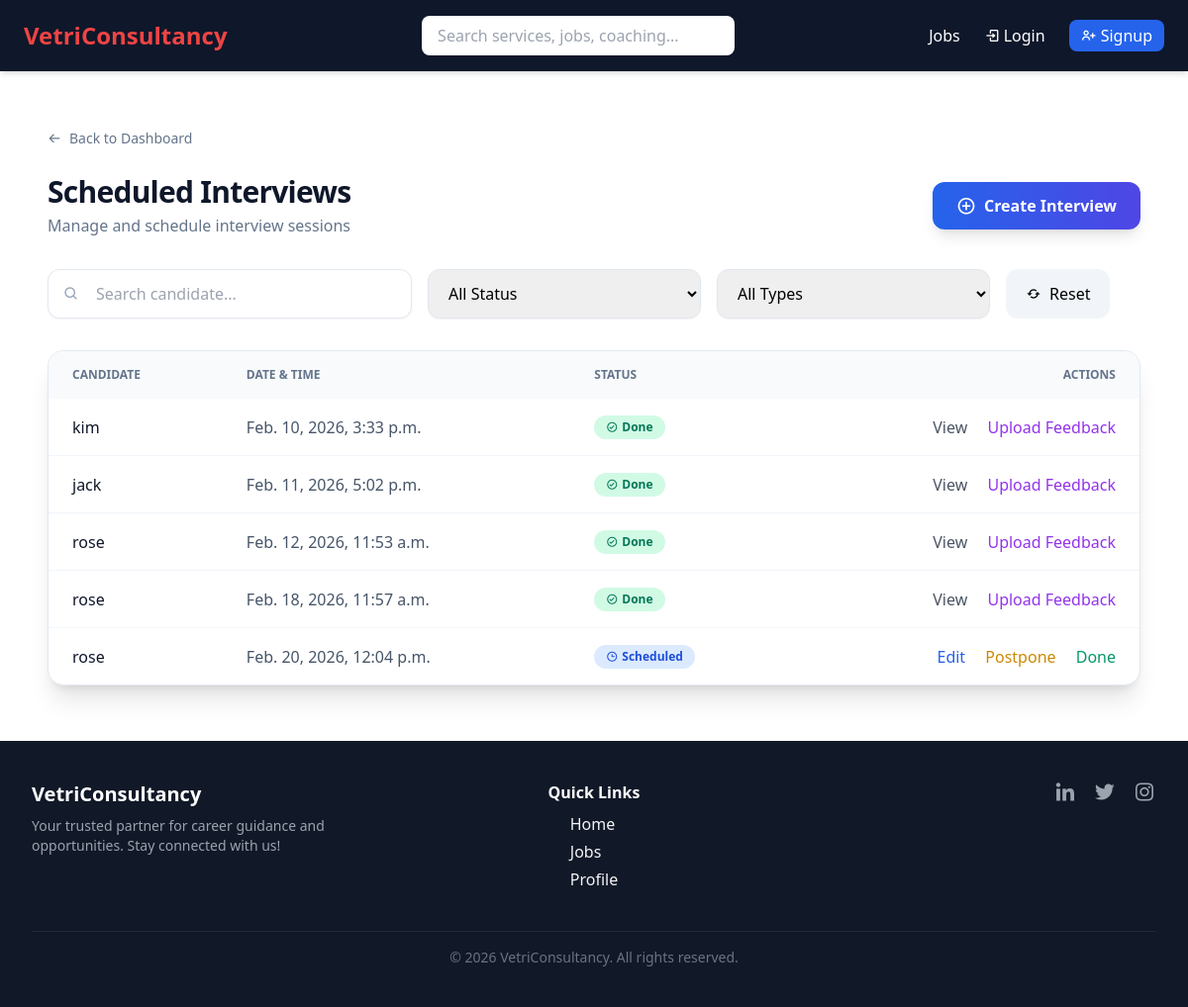
The app's page /dashboard/appointments/?type=INTERVIEW with its own data.
### VCS/models.py (models this page shows, shortened)
class Appointment(models.Model):
    TYPE_CHOICES = [
        ('INTERVIEW', 'Interview'),
        ('ONE_ON_ONE', '1-1 Session'),
    ]
    STATUS_CHOICES = [
        ('SCHEDULED', 'Scheduled'),
        ('DONE', 'Done'),
        ('POSTPONED', 'Postponed'),
    ]
    application = models.ForeignKey(JobApplication, on_delete=models.CASCADE, null=True, blank=True)
    consultant = models.ForeignKey(
        User,
        on_delete=models.SET_NULL,
        null=True,
        blank=True,
        related_name="consultant_appointments"
    )
    appointment_type = models.CharField(max_length=20,
                                        choices=TYPE_CHOICES,
                                        default='INTERVIEW')
    scheduled_at = models.DateTimeField()
    status = models.CharField(max_length=20, choices=STATUS_CHOICES, default='SCHEDULED')
    notes = models.TextField(blank=True)
    created_at = models.DateTimeField(null=True, blank=True)
    interview_type = models.CharField(
        max_length=20,
        choices=[('BEHAVIORAL', 'Behavioral'), ('TECHNICAL', 'Technical'), ('CASE_STUDY', 'Case Study')],
        blank=True,
        null=True
    )
    target_role = models.CharField(max_length=100, blank=True)
    video_link = models.URLField(blank=True)
    is_mock_interview = models.BooleanField(default=False)
    waitlist = models.BooleanField(default=False)
    sla_due = models.DateTimeField(null=True, blank=True)
    sla_complied = models.BooleanField(default=False)

class JobApplication(models.Model):
    STATUS_CHOICES = [
        ('APPLIED', 'Applied'),
        ('VIEWED', 'Viewed by Recruiter'),
        ('WAITING', 'Waiting for Recruiter Action'),
        ('REJECTED', 'Rejected'),
        ('HIRED', 'Hired'),
    ]
    user = models.ForeignKey(User, on_delete=models.CASCADE)
    job = models.ForeignKey(Job, on_delete=models.CASCADE)
    applied_at = models.DateTimeField(auto_now_add=True)
    status = models.CharField(max_length=20, choices=STATUS_CHOICES, default='APPLIED')
    updated_at = models.DateTimeField(auto_now=True)
    resume = models.FileField(upload_to='resumes/', blank=True, null=True)
    class Meta:
        unique_together = ('user', 'job')

### VCS/views.py (the view)
# urls.py: path('dashboard/appointments/', appointment_list, name='appointment_list'),
def appointment_list(request):
    appt_type = request.GET.get("type")
    search_query = request.GET.get("search", "")
    appointments = Appointment.objects.all()
    if appt_type:
        appointments = appointments.filter(appointment_type=appt_type)
    if search_query:
        appointments = appointments.filter(application__user__username__icontains=search_query)
    template_name = {
        'INTERVIEW': 'admin/interview_list.html',
        'ONE_ON_ONE': 'admin/one_on_one_list.html',
    }.get(appt_type)
    users = User.objects.filter(
        profile__isnull=False,
        is_superuser=False
    ).filter(
        Q(profile__is_pro=True) | Q(profile__is_proplus=True)
    ).select_related('profile')
    todays_slots, created = InterviewSlot.objects.get_or_create(date=date.today())
    context = {
        "appointments": appointments,
        "appt_type": appt_type,
        "search_query": search_query,
        "users": users,
        'todays_slots': todays_slots,
    }
    return render(request, template_name, context)

### VCS/context_processors.py (called while the page is built)
def notification_count(request):
    if request.user.is_authenticated:
        unread_count = Notification.objects.filter(
            user=request.user,
            is_read=False
        ).count()
        latest_notifications = Notification.objects.filter(
            user=request.user
        ).order_by('-created_at')[:5]
    else:
        unread_count = 0
        latest_notifications = []
    return {
        'notification_count': unread_count,
        'latest_notifications': latest_notifications,
    }

### VCS/templates/admin/interview_list.html (shortened to what this page needs)
{% extends 'base.html' %}
{% block content %}
<link href="https://unpkg.com/boxicons@2.1.4/css/boxicons.min.css" rel="stylesheet">
<div class="max-w-7xl mx-auto px-6 py-8">
    <a href="{% url 'admin_dashboard' %}"
       class="inline-flex items-center gap-2 text-sm font-medium text-slate-500 hover:text-slate-900 transition">
        <i class='bx bx-arrow-back'></i>
        Back to Dashboard
    </a>
    <div class="mt-6 flex flex-col sm:flex-row sm:items-center sm:justify-between gap-4">
        <div>
            <h1 class="text-3xl font-bold tracking-tight text-slate-900">
                Scheduled Interviews
            </h1>
            <p class="mt-1 text-slate-500">
                Manage and schedule interview sessions
            </p>
        </div>
        <button onclick="openCreateModal()"
                class="inline-flex items-center gap-2
                       bg-gradient-to-r from-blue-600 to-indigo-600
                       text-white px-6 py-3 rounded-xl font-semibold
                       shadow-lg hover:shadow-xl hover:scale-[1.02]
                       transition">
            <i class='bx bx-plus-circle text-xl'></i>
            Create Interview
        </button>
    </div>
    <div class="mt-8 flex flex-col lg:flex-row gap-4">
        <div class="relative w-full lg:w-1/3">
            <i class='bx bx-search absolute left-4 top-1/2 -translate-y-1/2 text-slate-400'></i>
            <input id="searchInput" type="text"
                   placeholder="Search candidate..."
                   class="w-full pl-12 pr-4 py-3 rounded-xl border border-slate-200
                          focus:ring-2 focus:ring-blue-500 focus:border-transparent shadow-sm">
        </div>
        <select id="statusFilter"
                class="w-full lg:w-1/4 px-4 py-3 rounded-xl border border-slate-200
                       focus:ring-2 focus:ring-blue-500 focus:border-transparent shadow-sm">
            <option value="">All Status</option>
        </select>
        <select id="mockFilter"
                class="w-full lg:w-1/4 px-4 py-3 rounded-xl border border-slate-200
                       focus:ring-2 focus:ring-blue-500 focus:border-transparent shadow-sm">
            <option value="">All Types</option>
        </select>
        <button id="clearFilters"
                class="inline-flex items-center gap-2 px-5 py-3 rounded-xl
                       bg-slate-100 hover:bg-slate-200 transition font-medium">
            <i class='bx bx-refresh'></i>
            Reset
        </button>
    </div>
    <div class="mt-8 overflow-hidden rounded-2xl border border-slate-200 bg-white shadow-xl">
        <table class="min-w-full">
            <thead class="bg-slate-50">
                <tr>
                    <th class="px-6 py-4 text-left text-xs font-semibold text-slate-500 uppercase">Candidate</th>
                    <th class="px-6 py-4 text-left text-xs font-semibold text-slate-500 uppercase">Date & Time</th>
                    <th class="px-6 py-4 text-left text-xs font-semibold text-slate-500 uppercase">Status</th>
                    <th class="px-6 py-4 text-right text-xs font-semibold text-slate-500 uppercase">Actions</th>
                </tr>
            </thead>
            <tbody id="appointmentTable" class="divide-y divide-slate-100">
                {% for appt in appointments %}
                <tr class="appointment-row hover:bg-slate-50 transition"
                    data-status="{{ appt.status }}" data-mock="{{ appt.is_mock_interview }}">
                    <td class="px-6 py-4 font-medium text-slate-900">
                        {{ appt.application.user.username }}
                    </td>
                    <td class="px-6 py-4 text-slate-600">
                        {{ appt.scheduled_at }}
                    </td>
                    <td class="px-6 py-4">
                        {% if appt.status == 'SCHEDULED' %}
                        <span class="inline-flex items-center gap-1 px-3 py-1 rounded-full
                                     bg-blue-100 text-blue-700 text-xs font-semibold">
                            <i class='bx bx-time'></i> Scheduled
                        </span>
                        {% elif appt.status == 'DONE' %}
                        <span class="inline-flex items-center gap-1 px-3 py-1 rounded-full
                                     bg-emerald-100 text-emerald-700 text-xs font-semibold">
                            <i class='bx bx-check-circle'></i> Done
                        </span>
                        {% elif appt.status == 'POSTPONED' %}
                        <span class="inline-flex items-center gap-1 px-3 py-1 rounded-full
                                     bg-yellow-100 text-yellow-700 text-xs font-semibold">
                            <i class='bx bx-pause-circle'></i> Postponed
                        </span>
                        {% endif %}
                    </td>
                    <td class="px-6 py-4 text-right space-x-4">
                        {% if appt.status != 'DONE' %}
                        <button onclick="openEditModal({{ appt.id }})"
                                class="text-blue-600 hover:text-blue-800 font-medium">
                            Edit
                        </button>
                        <button onclick="openPostponeModal({{ appt.id }})"
                                class="text-yellow-600 hover:text-yellow-800 font-medium">
                            Postpone
                        </button>
                        <button onclick="markAsDone({{ appt.id }})"
                                class="text-emerald-600 hover:text-emerald-800 font-medium">
                            Done
                        </button>
                        {% endif %}
                        {% if appt.status == 'DONE' %}
                        <button onclick="openViewModal({{ appt.id }})"
                                class="text-gray-600 hover:text-gray-800 font-medium">
                            View
                        </button>
                        <button onclick="openFeedbackModal({{ appt.id }})"
                                class="text-purple-600 hover:text-purple-800 font-medium">
                            Upload Feedback
                        </button>
                        {% endif %}
                    </td>
                </tr>
                {% empty %}
                <tr>
                    <td colspan="6" class="px-6 py-10 text-center text-slate-500">
                        No interviews found
                    </td>
                </tr>
                {% endfor %}
            </tbody>
        </table>
    </div>
</div>
{% endblock %}

### records on screen
Appointment: application.user.username "kim", scheduled_at "Feb. 10, 2026, 3:33 p.m.", status "DONE" (drawn)
Appointment: application.user.username "jack", scheduled_at "Feb. 11, 2026, 5:02 p.m.", status "DONE" (drawn)
Appointment: application.user.username "rose", scheduled_at "Feb. 12, 2026, 11:53 a.m.", status "DONE" (drawn)
Appointment: application.user.username "rose", scheduled_at "Feb. 18, 2026, 11:57 a.m.", status "DONE" (drawn)
Appointment: application.user.username "rose", scheduled_at "Feb. 20, 2026, 12:04 p.m.", status "SCHEDULED" (drawn)
